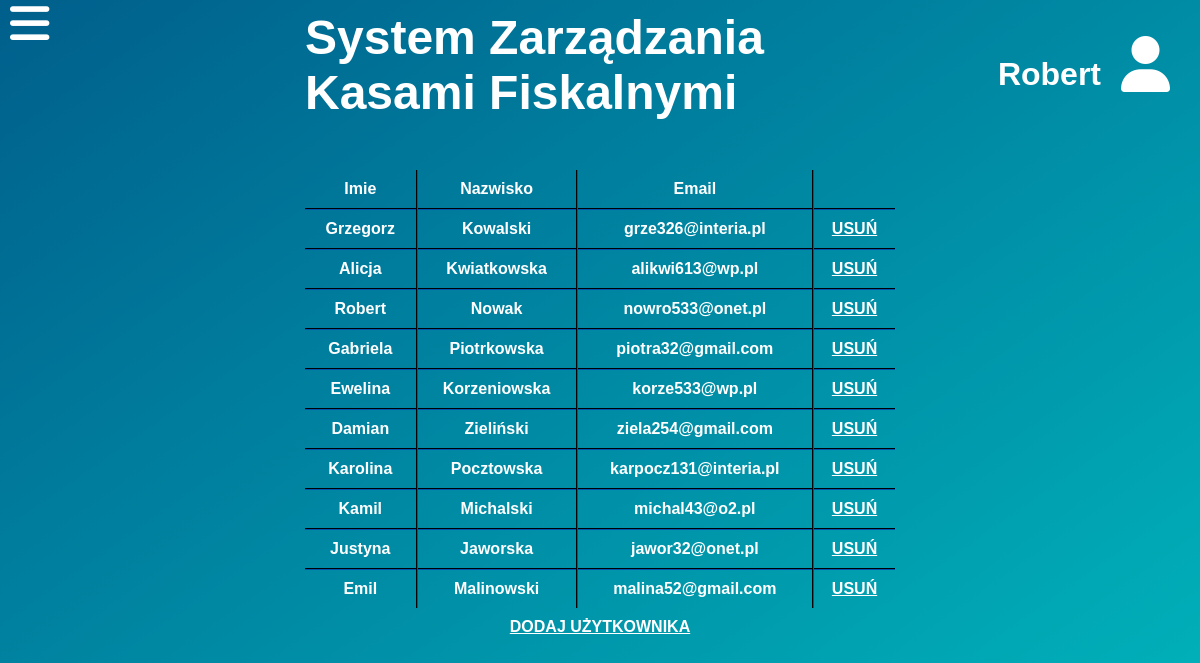
The page /uzytkownicy.php (signed in) on the database its author committed.
### tables this page shows
CREATE TABLE `uzytkownicy` (
  `id` int(2) NOT NULL,
  `imie` varchar(15) DEFAULT NULL,
  `nazwisko` varchar(15) DEFAULT NULL,
  `email` varchar(30) DEFAULT NULL,
  `login` varchar(30) DEFAULT NULL,
  `haslo` varchar(20) DEFAULT NULL,
  `administrator` tinyint(1) NOT NULL
);

### uzytkownicy.php (the view, shortened to what this page needs)
<?php
    $host = "localhost";
	$name = "root";
	$pass = "";
	$dbname = "projekt";
	$conn = mysqli_connect($host, $name, $pass, $dbname);
?>
<!DOCTYPE html>
<html lang="pl">
<head>
    <link rel="stylesheet" href="CSS/style-menu.css">
    <link rel="stylesheet" href="CSS/style-strona.css">
</head>
<body class="menu-preload">
    <div id='main'>
        <div id="heading-user">
            <div id="heading">
                <h1>System Zarządzania Kasami Fiskalnymi</h1>
            </div>
            <div id='logged-user'>
            <?php echo $_SESSION['imie'];?><span id="logged-user-icon"><i class="fas fa-user" onClick="managePopupWindow()"></i></span>
            </div>
        </div>
        <div class='content'>
            <table class='dane_bazadanych'>
                <tr>
                    <th>Imie</th>
                    <th>Nazwisko</th>
                    <th>Email</th>
                    <th></th>
                </tr>
            <?php
                if(mysqli_connect_errno()) echo "Problemy techniczne, proszę spróbować później.";
                else{
                    $kwerenda = "SELECT * FROM uzytkownicy";
                    if($wynik=mysqli_query($conn, $kwerenda)){
                    while($row=mysqli_fetch_array($wynik)){
                        echo '<tr><td>'.$row[1].'</td><td>'.$row[2].'</td><td>'.$row[3].'</td><td><a href="usuwanie_uzyt.php">USUŃ</a></td></tr>';
                    }
                    echo '<tr><td colspan="4"><a href="dodaj_uzyt.php">DODAJ UŻYTKOWNIKA</a></td></tr>';
                }
                }
            ?>
            </table>
        </div>
        <div>
            <label for="menu-checkbox" id="menu-checkbox2">
                <i class="fas fa-bars"></i>
            </label>
        </div>
    </div>
</body>
</html>

### CSS/style-menu.css (style rules this page uses)
#menu-checkbox2 { position: fixed; font-size: 45px; left: 10px; top: -1px; z-index: 1; }
#menu-checkbox:not(:checked) ~ #menu-checkbox2 i { transition: 0.5s ease; }

### CSS/style-strona.css (style rules this page uses)
:root { --section-gradient-1: #005f8c ; --section-gradient-2: #00b9be ; --sidebar-bg-clr: #002b59; }
* { margin: 0; padding: 0; color: white; font-family: 'Rubik', sans-serif; font-weight: 600; }
html, body { min-height: 100%; margin: 5px; background: linear-gradient(to bottom right, var(--section-gradient-1), var(--section-gradient-2)); background-attachment: fixed; background-repeat: no-repeat; }
#heading-user { display: grid; grid-template-columns: 1fr 2fr 1fr; margin-bottom: 50px; }
#heading { font-size: 1.5rem; grid-column-start: 2; justify-self: center; align-self: center; }
#logged-user { justify-self: end; align-self: center; font-size: 2rem; }
#logged-user-icon { margin-right: 20px; padding-left: 20px; font-size: 3.5rem; }
.content { display: grid; grid-template-columns: 1fr 2fr 1fr; }
.dane_bazadanych { grid-column-start: 2; justify-self: stretch; align-self: center; border-collapse: collapse; }
.dane_bazadanych td,th { padding: 10px; text-align: center; }
.dane_bazadanych tr:not(:last-child) { border-bottom: 2px #002b59 groove; }
.dane_bazadanych td:not(:last-child), .dane_bazadanych th:not(:last-child) { border-right: 2px #002b59 groove; }
.dane_bazadanych tr:nth-last-child(2) { border-bottom: hidden; }

### rows shown on the page
uzytkownicy: imie "Grzegorz", nazwisko "Kowalski", email "grze326@interia.pl"
uzytkownicy: imie "Alicja", nazwisko "Kwiatkowska", email "alikwi613@wp.pl"
uzytkownicy: imie "Robert", nazwisko "Nowak", email "nowro533@onet.pl"
uzytkownicy: imie "Gabriela", nazwisko "Piotrkowska", email "piotra32@gmail.com"
uzytkownicy: imie "Ewelina", nazwisko "Korzeniowska", email "korze533@wp.pl"
uzytkownicy: imie "Damian", nazwisko "Zieliński", email "ziela254@gmail.com"
uzytkownicy: imie "Karolina", nazwisko "Pocztowska", email "karpocz131@interia.pl"
uzytkownicy: imie "Kamil", nazwisko "Michalski", email "michal43@o2.pl"
uzytkownicy: imie "Justyna", nazwisko "Jaworska", email "jawor32@onet.pl"
uzytkownicy: imie "Emil", nazwisko "Malinowski", email "malina52@gmail.com"

### other values the page prints
$_SESSION['imie'] "Robert"
